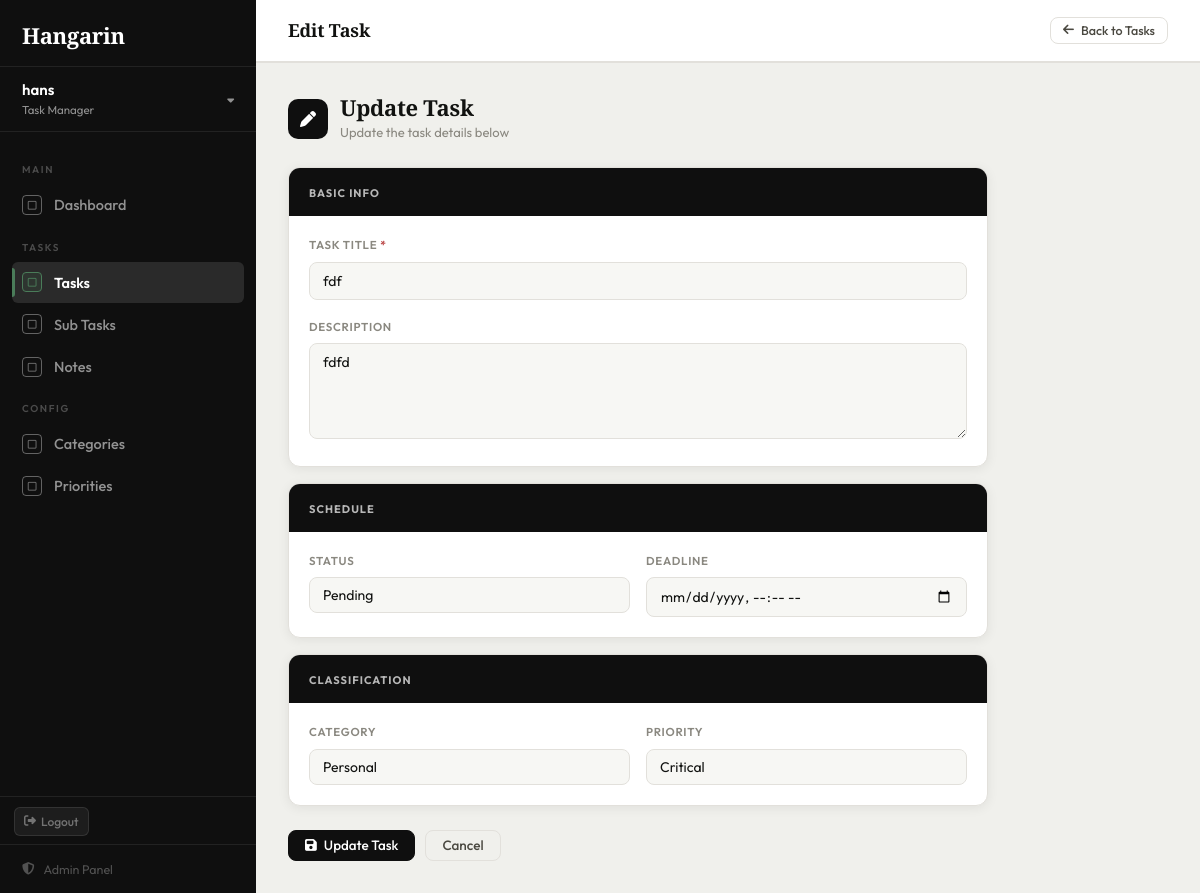
Page /tasks/24/edit/ (signed in) on the committed database.
### tasks/models.py (models this page shows, shortened)
class BaseModel(models.Model):
    created_at = models.DateTimeField(auto_now_add=True)
    updated_at = models.DateTimeField(auto_now=True)
    class Meta:
        abstract = True

class Task(BaseModel):
    STATUS_CHOICES = [
        ("Pending", "Pending"),
        ("In Progress", "In Progress"),
        ("Completed", "Completed"),
    ]
    title = models.CharField(max_length=255)
    description = models.TextField(blank=True, null=True)
    deadline = models.DateTimeField(blank=True, null=True)
    status = models.CharField(
        max_length=50,
        choices=STATUS_CHOICES,
        default="Pending"
    )
    category = models.ForeignKey(
        Category, on_delete=models.SET_NULL, null=True, blank=True
    )
    priority = models.ForeignKey(
        Priority, on_delete=models.SET_NULL, null=True, blank=True
    )
    class Meta:
        verbose_name = "Task"
        verbose_name_plural = "Tasks"

### tasks/views.py (the view)
# urls.py: path('tasks/<int:pk>/edit/',           views.task_edit,   name='task_edit'),
@login_required
def task_edit(request, pk):
    task = get_object_or_404(Task, pk=pk)
    form = TaskForm(request.POST or None, instance=task)
    if form.is_valid():
        task = form.save()
        messages.success(request, f'Task "{task.title}" updated successfully!')
        return redirect('task_detail', pk=task.pk)
    return render(request, 'tasks/task_form.html', {'form': form, 'task': task, 'page_title': 'Edit Task', 'action': 'Update'})

### tasks/forms.py
class TaskForm(forms.ModelForm):
    class Meta:
        model = Task
        fields = ['title', 'description', 'deadline', 'status', 'category', 'priority']
        widgets = {
            'title':       forms.TextInput(attrs={'class': 'form-control', 'placeholder': 'Enter task title...'}),
            'description': forms.Textarea(attrs={'class': 'form-control', 'rows': 4, 'placeholder': 'Describe the task...'}),
            'deadline':    forms.DateTimeInput(attrs={'class': 'form-control', 'type': 'datetime-local'}),
            'status':      forms.Select(attrs={'class': 'form-control'}),
            'category':    forms.Select(attrs={'class': 'form-control'}),
            'priority':    forms.Select(attrs={'class': 'form-control'}),
        }

### tasks/models.py (called while the page is built)
    def __str__(self):
        return self.name

    def __str__(self):
        return self.name

### tasks/templates/tasks/task_form.html (shortened to what this page needs)
{% extends "tasks/base.html" %}
{% block nav_tasks %}active{% endblock %}
{% block topbar_actions %}
<a href="{% url 'task_list' %}" class="btn btn-secondary btn-sm">
    <i class="fa-solid fa-arrow-left"></i> Back to Tasks
</a>
{% endblock %}
{% block content %}
<div style="max-width:700px;">
    <div style="margin-bottom:24px;">
        <div style="display:flex; align-items:center; gap:12px; margin-bottom:6px;">
            <div style="width:40px; height:40px; background:var(--sb-bg); border-radius:10px; display:flex; align-items:center; justify-content:center; color:#fff; font-size:16px; flex-shrink:0;">
                <i class="fa-solid {% if action == 'Create' %}fa-plus{% else %}fa-pen{% endif %}"></i>
            </div>
            <div>
                <h2 style="font-family:'Playfair Display',serif; font-size:22px; font-weight:700; color:var(--text-primary); letter-spacing:-0.3px; line-height:1.2;">{{ action }} Task</h2>
                <p style="font-size:13px; color:var(--text-muted); margin-top:2px;">
                    {% if action == 'Create' %}Fill in the details to create a new task{% else %}Update the task details below{% endif %}
                </p>
            </div>
        </div>
    </div>
    <form method="POST">
        <div style="background:var(--bg-card); border:1px solid var(--border); border-radius:var(--radius); overflow:hidden; margin-bottom:16px; box-shadow:var(--shadow);">
            <div style="background:var(--sb-bg); padding:12px 20px;">
                <span style="font-size:11px; font-weight:700; letter-spacing:1px; text-transform:uppercase; color:rgba(255,255,255,0.7);">Basic Info</span>
            </div>
            <div style="padding:20px;">
                <div class="form-group">
                    <label class="form-label">Task Title <span style="color:var(--red);">*</span></label>
                    {{ form.title }}
                </div>
                <div class="form-group" style="margin-bottom:0;">
                    <label class="form-label">Description</label>
                    {{ form.description }}
                </div>
            </div>
        </div>
        <div style="background:var(--bg-card); border:1px solid var(--border); border-radius:var(--radius); overflow:hidden; margin-bottom:16px; box-shadow:var(--shadow);">
            <div style="background:var(--sb-bg); padding:12px 20px;">
                <span style="font-size:11px; font-weight:700; letter-spacing:1px; text-transform:uppercase; color:rgba(255,255,255,0.7);">Schedule</span>
            </div>
            <div style="padding:20px; display:grid; grid-template-columns:1fr 1fr; gap:16px;">
                <div class="form-group" style="margin-bottom:0;">
                    <label class="form-label">Status</label>
                    {{ form.status }}
                </div>
                <div class="form-group" style="margin-bottom:0;">
                    <label class="form-label">Deadline</label>
                    {{ form.deadline }}
                </div>
            </div>
        </div>
        <div style="background:var(--bg-card); border:1px solid var(--border); border-radius:var(--radius); overflow:hidden; margin-bottom:24px; box-shadow:var(--shadow);">
            <div style="background:var(--sb-bg); padding:12px 20px;">
                <span style="font-size:11px; font-weight:700; letter-spacing:1px; text-transform:uppercase; color:rgba(255,255,255,0.7);">Classification</span>
            </div>
            <div style="padding:20px; display:grid; grid-template-columns:1fr 1fr; gap:16px;">
                <div class="form-group" style="margin-bottom:0;">
                    <label class="form-label">Category</label>
                    {{ form.category }}
                </div>
                <div class="form-group" style="margin-bottom:0;">
                    <label class="form-label">Priority</label>
                    {{ form.priority }}
                </div>
            </div>
        </div>
        <div style="display:flex; gap:10px; align-items:center;">
            <button type="submit" class="btn btn-primary">
                <i class="fa-solid {% if action == 'Create' %}fa-plus{% else %}fa-save{% endif %}"></i>
                {{ action }} Task
            </button>
            {% if task %}
            <a href="{% url 'task_detail' task.pk %}" class="btn btn-secondary">Cancel</a>
            {% else %}
            <a href="{% url 'task_list' %}" class="btn btn-secondary">Cancel</a>
            {% endif %}
        </div>
    </form>
</div>
{% endblock %}

### tasks/templates/tasks/base.html (shortened to what this page needs)
{% load pwa %}
<!DOCTYPE html>
<html lang="en">
<head>
    <link rel="stylesheet" href="https://cdnjs.cloudflare.com/ajax/libs/font-awesome/6.5.0/css/all.min.css">
</head>
<body>
<aside class="sidebar" id="sidebar">
    <div class="sidebar-brand">
        <a href="{% url 'dashboard' %}">
            <div class="brand-title">Hangarin</div>
        </a>
    </div>
    {% if user.is_authenticated %}
    <div class="sidebar-user-block">
        <div class="user-left">
            <div class="user-name">{{ user.username }}</div>
            <div class="user-role">Task Manager</div>
        </div>
        <i class="fa-solid fa-caret-down user-caret"></i>
    </div>
    <nav class="sidebar-nav">
        <div class="nav-section-label">Main</div>
        <a href="{% url 'dashboard' %}" class="nav-link {% block nav_dashboard %}{% endblock %}">
            <span class="nav-icon"><i class="fa-regular fa-square"></i></span>
            Dashboard
        </a>
        <div class="nav-section-label">Tasks</div>
        <a href="{% url 'task_list' %}" class="nav-link {% block nav_tasks %}{% endblock %}">
            <span class="nav-icon"><i class="fa-regular fa-square"></i></span>
            Tasks
        </a>
        <a href="{% url 'subtask_list' %}" class="nav-link {% block nav_subtasks %}{% endblock %}">
            <span class="nav-icon"><i class="fa-regular fa-square"></i></span>
            Sub Tasks
        </a>
        <a href="{% url 'note_list' %}" class="nav-link {% block nav_notes %}{% endblock %}">
            <span class="nav-icon"><i class="fa-regular fa-square"></i></span>
            Notes
        </a>
        <div class="nav-section-label">Config</div>
        <a href="{% url 'category_list' %}" class="nav-link {% block nav_categories %}{% endblock %}">
            <span class="nav-icon"><i class="fa-regular fa-square"></i></span>
            Categories
        </a>
        <a href="{% url 'priority_list' %}" class="nav-link {% block nav_priorities %}{% endblock %}">
            <span class="nav-icon"><i class="fa-regular fa-square"></i></span>
            Priorities
        </a>
    </nav>
    <div style="padding: 10px 14px 8px; border-top: 1px solid rgba(255,255,255,0.08);">
        <a href="#" class="logout-link"
           onclick="event.preventDefault(); document.getElementById('logout-form').submit();">
            <i class="fa-solid fa-right-from-bracket"></i>
            Logout
        </a>
    </div>
    {% endif %}
    <div class="sidebar-footer">
        <a href="/admin/" class="admin-link">
            <i class="fa-solid fa-shield-halved"></i>
            Admin Panel
        </a>
    </div>
</aside>
<main class="main">
    <header class="topbar">
        <div class="topbar-left">
            <h1>{% block page_heading %}{{ page_title }}{% endblock %}</h1>
        </div>
        <div class="topbar-right">
            {% block topbar_actions %}{% endblock %}
        </div>
    </header>
    <div class="content">
        {% block content %}{% endblock %}
    </div>
</main>
</body>
</html>

### rows in the picture
Task: title "fdf", description "fdfd", status "Pending", category "Personal", priority "Critical"

### other values in the picture
{{ user.username }} "hans"
{{ page_title }} "Edit Task"
{{ action }} "Update"
